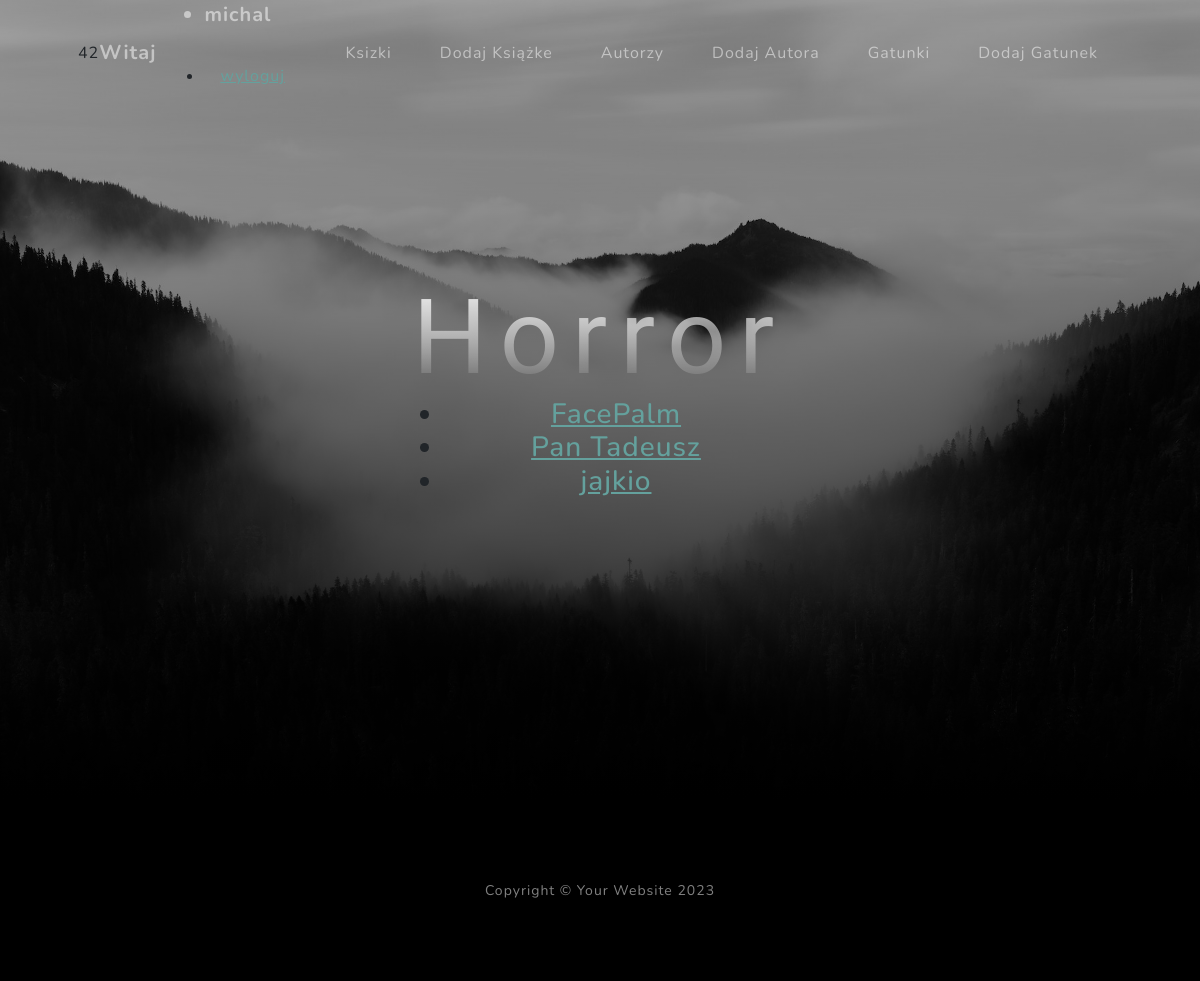
Page /detailGenre/1/ (signed in) on the committed database.
### polka/models.py (models this page shows, shortened)
class Genre(models.Model):
    name = models.CharField(max_length=50)
    def __str__(self):
        return self.name

class Book(models.Model):
    title = models.CharField(max_length=50)
    authors = models.ForeignKey(Author, on_delete=models.CASCADE)
    genres = models.ManyToManyField(Genre)
    def get_absolute_url(self):
        return reverse('detail_book', args=(self.id,))
    def __str__(self):
        return self.title

### polka/views.py (the view)
# urls.py: path('detailGenre/<int:pk>/', views.DetailGenreView.as_view(), name='detail_genre'),
class DetailGenreView(View):
    def get(self, request, pk):
        genre = Genre.objects.get(pk=pk)
        return render(request, 'detail_genre_view.html', {'genre': genre})

### polka/context_processor.py (called while the page is built)
def jajkon(request):
    return {'xxx':randint(1,100)}

### templates/detail_genre_view.html
{% extends 'index.html' %}
{% block zawartosc %}
    <h1>{{ genre }}</h1>
    <h3>
    {% include 'list.html' with object_list=genre.book_set.all %}
    </h3>
{% endblock %}

### templates/navbar.html (shortened to what this page needs)
<div class="container px-4 px-lg-5">
{{ xxx }}
    <a class="navbar-brand" href="#page-top">Witaj {% if user.is_authenticated %}
        <ul>
            <li>{{ user.username }} </li>
            <li><a href="{% url 'logout_view' %}">wyloguj</a></li>
        </ul>
    {% else %}
        nieznajomy
        <a href="{% url 'login_view' %}">zaloguj</a>
        <a href="{% url 'register_view' %}">zarejestruj</a>
    {% endif %}</a>
    <div class="collapse navbar-collapse" id="navbarResponsive">
        <ul class="navbar-nav ms-auto">
            <li class="nav-item"><a class="nav-link" href="{% url 'list_book' %}">Ksizki</a></li>
            <li class="nav-item"><a class="nav-link" href="{% url 'add_book' %}">Dodaj Książke</a></li>
            <li class="nav-item"><a class="nav-link" href="{% url  'authors' %}">Autorzy</a></li>
            <li class="nav-item"><a class="nav-link" href="{% url  'add_author' %}">Dodaj Autora</a></li>
            <li class="nav-item"><a class="nav-link" href="{% url 'list_genre' %}">Gatunki</a></li>
            <li class="nav-item"><a class="nav-link" href="{% url 'add_genre' %}">Dodaj Gatunek</a></li>
        </ul>
    </div>
</div>

### templates/list.html
<ul>
    {% for obj in object_list %}
        <li><a href="{{ obj.get_absolute_url }}"> {{ obj }}</a></li>
    {% endfor %}
</ul>

### rows in the picture
Genre: name "Horror"
Book: title "FacePalm"
Book: title "Pan Tadeusz"
Book: title "jajkio"

### other values in the picture
{{ user.username }} "michal"
